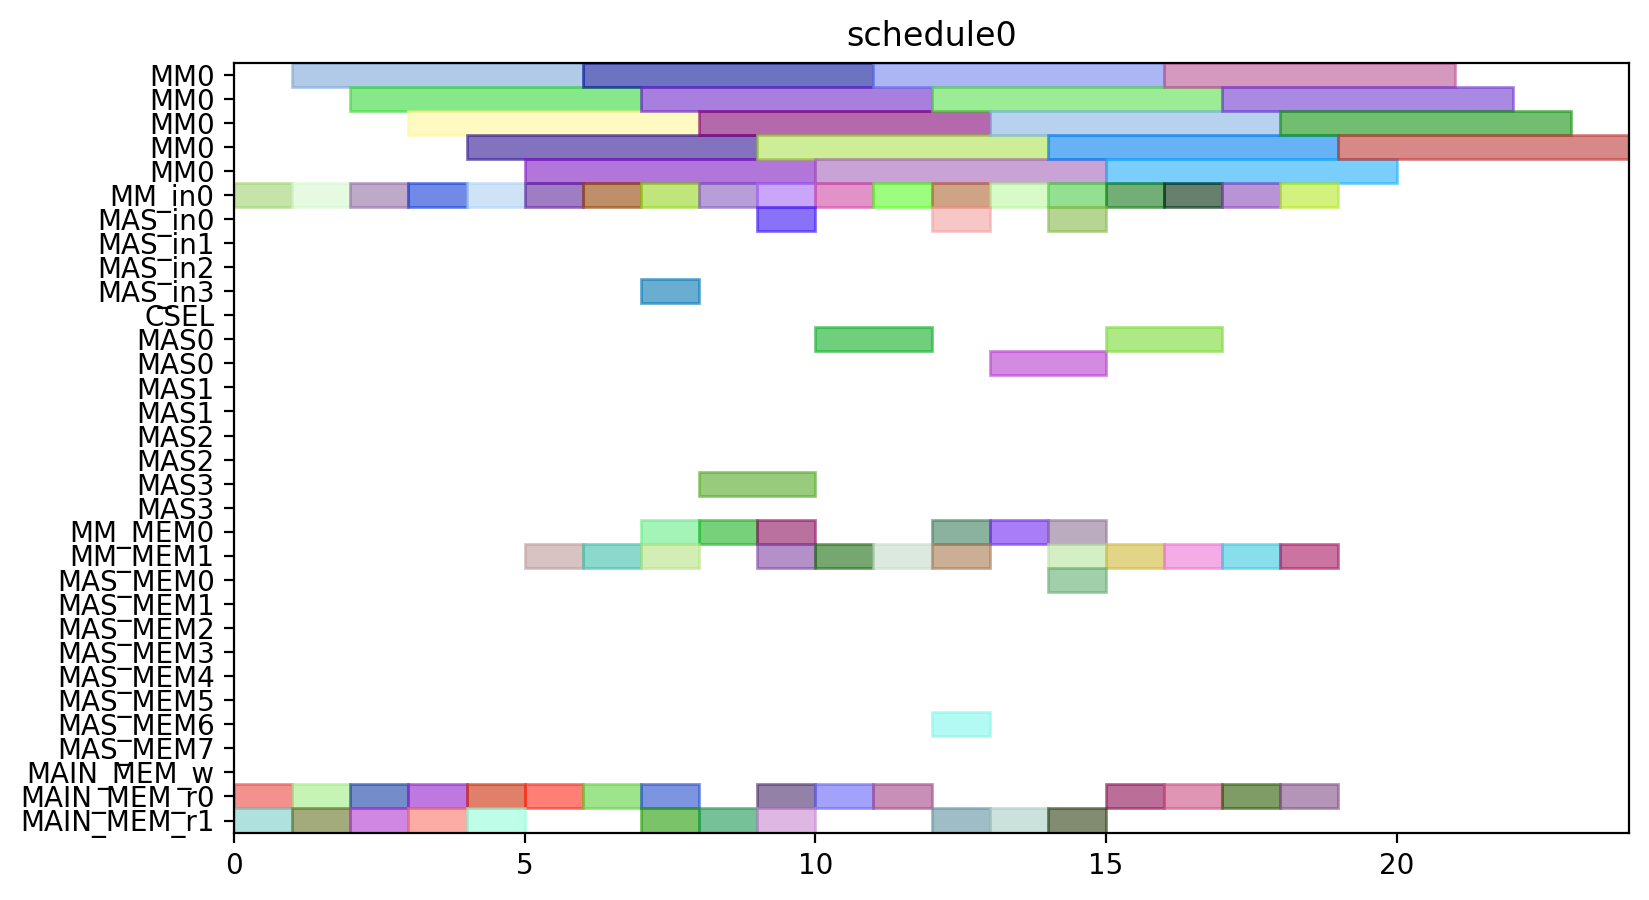

The Python source for this figure:
from pyschedule import Scenario, solvers, plotters, alt


def solve():
	horizon = 120
	S = Scenario("schedule0", horizon=horizon)

	# resource
	MM = S.Resources('MM', num=1, size=5)
	MM_in = S.Resources('MM_in', num=1)
	MAS_in = S.Resources('MAS_in', num=4)
	CSEL = S.Resource('CSEL')
	MAS = S.Resources('MAS', num=4, size=2, periods=range(1, horizon))
	MM_MEM = S.Resources('MM_MEM', num=2)
	MAS_MEM = S.Resources('MAS_MEM', num=8)
	MAIN_MEM_w = S.Resource('MAIN_MEM_w', size=1)
	MAIN_MEM_r = S.Resources('MAIN_MEM_r', num=2)

	# result of previous scheduling

	# new tasks
	Z_exp2 = S.Task('Z_exp2', length=5, delay_cost=1)
	Z_exp2 += alt(MM)
	Z_exp2_in = S.Task('Z_exp2_in', length=1, delay_cost=1)
	Z_exp2_in += alt(MM_in)
	S += Z_exp2_in*MM_in[0]<=Z_exp2*MM[0]
	Z_exp2_mem0 = S.Task('Z_exp2_mem0', length=1, delay_cost=1)
	Z_exp2_mem0 += MAIN_MEM_r[0]
	S += Z_exp2_mem0 <= Z_exp2

	Z_exp2_mem1 = S.Task('Z_exp2_mem1', length=1, delay_cost=1)
	Z_exp2_mem1 += MAIN_MEM_r[1]
	S += Z_exp2_mem1 <= Z_exp2

	NX0 = S.Task('NX0', length=5, delay_cost=1)
	NX0 += alt(MM)
	NX0_in = S.Task('NX0_in', length=1, delay_cost=1)
	NX0_in += alt(MM_in)
	S += NX0_in*MM_in[0]<=NX0*MM[0]
	NX0_mem0 = S.Task('NX0_mem0', length=1, delay_cost=1)
	NX0_mem0 += MAIN_MEM_r[0]
	S += NX0_mem0 <= NX0

	NX0_mem1 = S.Task('NX0_mem1', length=1, delay_cost=1)
	NX0_mem1 += MAIN_MEM_r[1]
	S += NX0_mem1 <= NX0

	k0_10_Z1 = S.Task('k0_10_Z1', length=5, delay_cost=1)
	k0_10_Z1 += alt(MM)
	k0_10_Z1_in = S.Task('k0_10_Z1_in', length=1, delay_cost=1)
	k0_10_Z1_in += alt(MM_in)
	S += k0_10_Z1_in*MM_in[0]<=k0_10_Z1*MM[0]
	k0_10_Z1_mem0 = S.Task('k0_10_Z1_mem0', length=1, delay_cost=1)
	k0_10_Z1_mem0 += MAIN_MEM_r[0]
	S += k0_10_Z1_mem0 <= k0_10_Z1

	k0_10_Z1_mem1 = S.Task('k0_10_Z1_mem1', length=1, delay_cost=1)
	k0_10_Z1_mem1 += MAIN_MEM_r[1]
	S += k0_10_Z1_mem1 <= k0_10_Z1

	DX0 = S.Task('DX0', length=5, delay_cost=1)
	DX0 += alt(MM)
	DX0_in = S.Task('DX0_in', length=1, delay_cost=1)
	DX0_in += alt(MM_in)
	S += DX0_in*MM_in[0]<=DX0*MM[0]
	DX0_mem0 = S.Task('DX0_mem0', length=1, delay_cost=1)
	DX0_mem0 += MAIN_MEM_r[0]
	S += DX0_mem0 <= DX0

	DX0_mem1 = S.Task('DX0_mem1', length=1, delay_cost=1)
	DX0_mem1 += MAIN_MEM_r[1]
	S += DX0_mem1 <= DX0

	NY0 = S.Task('NY0', length=5, delay_cost=1)
	NY0 += alt(MM)
	NY0_in = S.Task('NY0_in', length=1, delay_cost=1)
	NY0_in += alt(MM_in)
	S += NY0_in*MM_in[0]<=NY0*MM[0]
	NY0_mem0 = S.Task('NY0_mem0', length=1, delay_cost=1)
	NY0_mem0 += MAIN_MEM_r[0]
	S += NY0_mem0 <= NY0

	NY0_mem1 = S.Task('NY0_mem1', length=1, delay_cost=1)
	NY0_mem1 += MAIN_MEM_r[1]
	S += NY0_mem1 <= NY0

	k2_14_Z1 = S.Task('k2_14_Z1', length=5, delay_cost=1)
	k2_14_Z1 += alt(MM)
	k2_14_Z1_in = S.Task('k2_14_Z1_in', length=1, delay_cost=1)
	k2_14_Z1_in += alt(MM_in)
	S += k2_14_Z1_in*MM_in[0]<=k2_14_Z1*MM[0]
	k2_14_Z1_mem0 = S.Task('k2_14_Z1_mem0', length=1, delay_cost=1)
	k2_14_Z1_mem0 += MAIN_MEM_r[0]
	S += k2_14_Z1_mem0 <= k2_14_Z1

	k2_14_Z1_mem1 = S.Task('k2_14_Z1_mem1', length=1, delay_cost=1)
	k2_14_Z1_mem1 += MAIN_MEM_r[1]
	S += k2_14_Z1_mem1 <= k2_14_Z1

	DY0 = S.Task('DY0', length=5, delay_cost=1)
	DY0 += alt(MM)
	DY0_in = S.Task('DY0_in', length=1, delay_cost=1)
	DY0_in += alt(MM_in)
	S += DY0_in*MM_in[0]<=DY0*MM[0]
	DY0_mem0 = S.Task('DY0_mem0', length=1, delay_cost=1)
	DY0_mem0 += MAIN_MEM_r[0]
	S += DY0_mem0 <= DY0

	DY0_mem1 = S.Task('DY0_mem1', length=1, delay_cost=1)
	DY0_mem1 += MAIN_MEM_r[1]
	S += DY0_mem1 <= DY0

	Z_exp3 = S.Task('Z_exp3', length=5, delay_cost=1)
	Z_exp3 += alt(MM)
	Z_exp3_in = S.Task('Z_exp3_in', length=1, delay_cost=1)
	Z_exp3_in += alt(MM_in)
	S += Z_exp3_in*MM_in[0]<=Z_exp3*MM[0]
	Z_exp3_mem0 = S.Task('Z_exp3_mem0', length=1, delay_cost=1)
	Z_exp3_mem0 += alt(MM_MEM)
	S += (Z_exp2*MM[0])-1 < Z_exp3_mem0*MM_MEM[0]
	S += Z_exp3_mem0 <= Z_exp3

	Z_exp3_mem1 = S.Task('Z_exp3_mem1', length=1, delay_cost=1)
	Z_exp3_mem1 += MAIN_MEM_r[1]
	S += Z_exp3_mem1 <= Z_exp3

	NX1_ = S.Task('NX1_', length=2, delay_cost=1)
	NX1_ += alt(MAS)
	NX1__in = S.Task('NX1__in', length=1, delay_cost=1)
	NX1__in += alt(MAS_in)
	S += NX1__in*MAS_in[0]<=NX1_*MAS[0]

	S += NX1__in*MAS_in[1]<=NX1_*MAS[1]

	S += NX1__in*MAS_in[2]<=NX1_*MAS[2]

	S += NX1__in*MAS_in[3]<=NX1_*MAS[3]

	NX1__mem0 = S.Task('NX1__mem0', length=1, delay_cost=1)
	NX1__mem0 += alt(MM_MEM)
	S += (NX0*MM[0])-1 < NX1__mem0*MM_MEM[0]
	S += NX1__mem0 <= NX1_

	NX1__mem1 = S.Task('NX1__mem1', length=1, delay_cost=1)
	NX1__mem1 += alt(MM_MEM)
	S += (k0_10_Z1*MM[0])-1 < NX1__mem1*MM_MEM[1]
	S += NX1__mem1 <= NX1_

	k0_9_Z2 = S.Task('k0_9_Z2', length=5, delay_cost=1)
	k0_9_Z2 += alt(MM)
	k0_9_Z2_in = S.Task('k0_9_Z2_in', length=1, delay_cost=1)
	k0_9_Z2_in += alt(MM_in)
	S += k0_9_Z2_in*MM_in[0]<=k0_9_Z2*MM[0]
	k0_9_Z2_mem0 = S.Task('k0_9_Z2_mem0', length=1, delay_cost=1)
	k0_9_Z2_mem0 += MAIN_MEM_r[0]
	S += k0_9_Z2_mem0 <= k0_9_Z2

	k0_9_Z2_mem1 = S.Task('k0_9_Z2_mem1', length=1, delay_cost=1)
	k0_9_Z2_mem1 += alt(MM_MEM)
	S += (Z_exp2*MM[0])-1 < k0_9_Z2_mem1*MM_MEM[1]
	S += k0_9_Z2_mem1 <= k0_9_Z2

	k1_9_Z2 = S.Task('k1_9_Z2', length=5, delay_cost=1)
	k1_9_Z2 += alt(MM)
	k1_9_Z2_in = S.Task('k1_9_Z2_in', length=1, delay_cost=1)
	k1_9_Z2_in += alt(MM_in)
	S += k1_9_Z2_in*MM_in[0]<=k1_9_Z2*MM[0]
	k1_9_Z2_mem0 = S.Task('k1_9_Z2_mem0', length=1, delay_cost=1)
	k1_9_Z2_mem0 += MAIN_MEM_r[0]
	S += k1_9_Z2_mem0 <= k1_9_Z2

	k1_9_Z2_mem1 = S.Task('k1_9_Z2_mem1', length=1, delay_cost=1)
	k1_9_Z2_mem1 += alt(MM_MEM)
	S += (Z_exp2*MM[0])-1 < k1_9_Z2_mem1*MM_MEM[1]
	S += k1_9_Z2_mem1 <= k1_9_Z2

	NY1_ = S.Task('NY1_', length=2, delay_cost=1)
	NY1_ += alt(MAS)
	NY1__in = S.Task('NY1__in', length=1, delay_cost=1)
	NY1__in += alt(MAS_in)
	S += NY1__in*MAS_in[0]<=NY1_*MAS[0]

	S += NY1__in*MAS_in[1]<=NY1_*MAS[1]

	S += NY1__in*MAS_in[2]<=NY1_*MAS[2]

	S += NY1__in*MAS_in[3]<=NY1_*MAS[3]

	NY1__mem0 = S.Task('NY1__mem0', length=1, delay_cost=1)
	NY1__mem0 += alt(MM_MEM)
	S += (NY0*MM[0])-1 < NY1__mem0*MM_MEM[0]
	S += NY1__mem0 <= NY1_

	NY1__mem1 = S.Task('NY1__mem1', length=1, delay_cost=1)
	NY1__mem1 += alt(MM_MEM)
	S += (k2_14_Z1*MM[0])-1 < NY1__mem1*MM_MEM[1]
	S += NY1__mem1 <= NY1_

	k2_13_Z2 = S.Task('k2_13_Z2', length=5, delay_cost=1)
	k2_13_Z2 += alt(MM)
	k2_13_Z2_in = S.Task('k2_13_Z2_in', length=1, delay_cost=1)
	k2_13_Z2_in += alt(MM_in)
	S += k2_13_Z2_in*MM_in[0]<=k2_13_Z2*MM[0]
	k2_13_Z2_mem0 = S.Task('k2_13_Z2_mem0', length=1, delay_cost=1)
	k2_13_Z2_mem0 += MAIN_MEM_r[0]
	S += k2_13_Z2_mem0 <= k2_13_Z2

	k2_13_Z2_mem1 = S.Task('k2_13_Z2_mem1', length=1, delay_cost=1)
	k2_13_Z2_mem1 += alt(MM_MEM)
	S += (Z_exp2*MM[0])-1 < k2_13_Z2_mem1*MM_MEM[1]
	S += k2_13_Z2_mem1 <= k2_13_Z2

	k3_14_Z2 = S.Task('k3_14_Z2', length=5, delay_cost=1)
	k3_14_Z2 += alt(MM)
	k3_14_Z2_in = S.Task('k3_14_Z2_in', length=1, delay_cost=1)
	k3_14_Z2_in += alt(MM_in)
	S += k3_14_Z2_in*MM_in[0]<=k3_14_Z2*MM[0]
	k3_14_Z2_mem0 = S.Task('k3_14_Z2_mem0', length=1, delay_cost=1)
	k3_14_Z2_mem0 += MAIN_MEM_r[0]
	S += k3_14_Z2_mem0 <= k3_14_Z2

	k3_14_Z2_mem1 = S.Task('k3_14_Z2_mem1', length=1, delay_cost=1)
	k3_14_Z2_mem1 += alt(MM_MEM)
	S += (Z_exp2*MM[0])-1 < k3_14_Z2_mem1*MM_MEM[1]
	S += k3_14_Z2_mem1 <= k3_14_Z2

	Z_exp4 = S.Task('Z_exp4', length=5, delay_cost=1)
	Z_exp4 += alt(MM)
	Z_exp4_in = S.Task('Z_exp4_in', length=1, delay_cost=1)
	Z_exp4_in += alt(MM_in)
	S += Z_exp4_in*MM_in[0]<=Z_exp4*MM[0]
	Z_exp4_mem0 = S.Task('Z_exp4_mem0', length=1, delay_cost=1)
	Z_exp4_mem0 += alt(MM_MEM)
	S += (Z_exp3*MM[0])-1 < Z_exp4_mem0*MM_MEM[0]
	S += Z_exp4_mem0 <= Z_exp4

	Z_exp4_mem1 = S.Task('Z_exp4_mem1', length=1, delay_cost=1)
	Z_exp4_mem1 += MAIN_MEM_r[1]
	S += Z_exp4_mem1 <= Z_exp4

	NX1 = S.Task('NX1', length=5, delay_cost=1)
	NX1 += alt(MM)
	NX1_in = S.Task('NX1_in', length=1, delay_cost=1)
	NX1_in += alt(MM_in)
	S += NX1_in*MM_in[0]<=NX1*MM[0]
	NX1_mem0 = S.Task('NX1_mem0', length=1, delay_cost=1)
	NX1_mem0 += alt(MAS_MEM)
	S += (NX1_*MAS[0])-1 < NX1_mem0*MAS_MEM[0]
	S += (NX1_*MAS[1])-1 < NX1_mem0*MAS_MEM[2]
	S += (NX1_*MAS[2])-1 < NX1_mem0*MAS_MEM[4]
	S += (NX1_*MAS[3])-1 < NX1_mem0*MAS_MEM[6]
	S += NX1_mem0 <= NX1

	NX1_mem1 = S.Task('NX1_mem1', length=1, delay_cost=1)
	NX1_mem1 += MAIN_MEM_r[1]
	S += NX1_mem1 <= NX1

	k0_8_Z3 = S.Task('k0_8_Z3', length=5, delay_cost=1)
	k0_8_Z3 += alt(MM)
	k0_8_Z3_in = S.Task('k0_8_Z3_in', length=1, delay_cost=1)
	k0_8_Z3_in += alt(MM_in)
	S += k0_8_Z3_in*MM_in[0]<=k0_8_Z3*MM[0]
	k0_8_Z3_mem0 = S.Task('k0_8_Z3_mem0', length=1, delay_cost=1)
	k0_8_Z3_mem0 += MAIN_MEM_r[0]
	S += k0_8_Z3_mem0 <= k0_8_Z3

	k0_8_Z3_mem1 = S.Task('k0_8_Z3_mem1', length=1, delay_cost=1)
	k0_8_Z3_mem1 += alt(MM_MEM)
	S += (Z_exp3*MM[0])-1 < k0_8_Z3_mem1*MM_MEM[1]
	S += k0_8_Z3_mem1 <= k0_8_Z3

	DX1_ = S.Task('DX1_', length=2, delay_cost=1)
	DX1_ += alt(MAS)
	DX1__in = S.Task('DX1__in', length=1, delay_cost=1)
	DX1__in += alt(MAS_in)
	S += DX1__in*MAS_in[0]<=DX1_*MAS[0]

	S += DX1__in*MAS_in[1]<=DX1_*MAS[1]

	S += DX1__in*MAS_in[2]<=DX1_*MAS[2]

	S += DX1__in*MAS_in[3]<=DX1_*MAS[3]

	DX1__mem0 = S.Task('DX1__mem0', length=1, delay_cost=1)
	DX1__mem0 += alt(MM_MEM)
	S += (DX0*MM[0])-1 < DX1__mem0*MM_MEM[0]
	S += DX1__mem0 <= DX1_

	DX1__mem1 = S.Task('DX1__mem1', length=1, delay_cost=1)
	DX1__mem1 += alt(MM_MEM)
	S += (k1_9_Z2*MM[0])-1 < DX1__mem1*MM_MEM[1]
	S += DX1__mem1 <= DX1_

	k1_8_Z3 = S.Task('k1_8_Z3', length=5, delay_cost=1)
	k1_8_Z3 += alt(MM)
	k1_8_Z3_in = S.Task('k1_8_Z3_in', length=1, delay_cost=1)
	k1_8_Z3_in += alt(MM_in)
	S += k1_8_Z3_in*MM_in[0]<=k1_8_Z3*MM[0]
	k1_8_Z3_mem0 = S.Task('k1_8_Z3_mem0', length=1, delay_cost=1)
	k1_8_Z3_mem0 += MAIN_MEM_r[0]
	S += k1_8_Z3_mem0 <= k1_8_Z3

	k1_8_Z3_mem1 = S.Task('k1_8_Z3_mem1', length=1, delay_cost=1)
	k1_8_Z3_mem1 += alt(MM_MEM)
	S += (Z_exp3*MM[0])-1 < k1_8_Z3_mem1*MM_MEM[1]
	S += k1_8_Z3_mem1 <= k1_8_Z3

	NY1 = S.Task('NY1', length=5, delay_cost=1)
	NY1 += alt(MM)
	NY1_in = S.Task('NY1_in', length=1, delay_cost=1)
	NY1_in += alt(MM_in)
	S += NY1_in*MM_in[0]<=NY1*MM[0]
	NY1_mem0 = S.Task('NY1_mem0', length=1, delay_cost=1)
	NY1_mem0 += alt(MAS_MEM)
	S += (NY1_*MAS[0])-1 < NY1_mem0*MAS_MEM[0]
	S += (NY1_*MAS[1])-1 < NY1_mem0*MAS_MEM[2]
	S += (NY1_*MAS[2])-1 < NY1_mem0*MAS_MEM[4]
	S += (NY1_*MAS[3])-1 < NY1_mem0*MAS_MEM[6]
	S += NY1_mem0 <= NY1

	NY1_mem1 = S.Task('NY1_mem1', length=1, delay_cost=1)
	NY1_mem1 += MAIN_MEM_r[1]
	S += NY1_mem1 <= NY1

	k2_12_Z3 = S.Task('k2_12_Z3', length=5, delay_cost=1)
	k2_12_Z3 += alt(MM)
	k2_12_Z3_in = S.Task('k2_12_Z3_in', length=1, delay_cost=1)
	k2_12_Z3_in += alt(MM_in)
	S += k2_12_Z3_in*MM_in[0]<=k2_12_Z3*MM[0]
	k2_12_Z3_mem0 = S.Task('k2_12_Z3_mem0', length=1, delay_cost=1)
	k2_12_Z3_mem0 += MAIN_MEM_r[0]
	S += k2_12_Z3_mem0 <= k2_12_Z3

	k2_12_Z3_mem1 = S.Task('k2_12_Z3_mem1', length=1, delay_cost=1)
	k2_12_Z3_mem1 += alt(MM_MEM)
	S += (Z_exp3*MM[0])-1 < k2_12_Z3_mem1*MM_MEM[1]
	S += k2_12_Z3_mem1 <= k2_12_Z3

	DY1_ = S.Task('DY1_', length=2, delay_cost=1)
	DY1_ += alt(MAS)
	DY1__in = S.Task('DY1__in', length=1, delay_cost=1)
	DY1__in += alt(MAS_in)
	S += DY1__in*MAS_in[0]<=DY1_*MAS[0]

	S += DY1__in*MAS_in[1]<=DY1_*MAS[1]

	S += DY1__in*MAS_in[2]<=DY1_*MAS[2]

	S += DY1__in*MAS_in[3]<=DY1_*MAS[3]

	DY1__mem0 = S.Task('DY1__mem0', length=1, delay_cost=1)
	DY1__mem0 += alt(MM_MEM)
	S += (DY0*MM[0])-1 < DY1__mem0*MM_MEM[0]
	S += DY1__mem0 <= DY1_

	DY1__mem1 = S.Task('DY1__mem1', length=1, delay_cost=1)
	DY1__mem1 += alt(MM_MEM)
	S += (k3_14_Z2*MM[0])-1 < DY1__mem1*MM_MEM[1]
	S += DY1__mem1 <= DY1_

	k3_13_Z3 = S.Task('k3_13_Z3', length=5, delay_cost=1)
	k3_13_Z3 += alt(MM)
	k3_13_Z3_in = S.Task('k3_13_Z3_in', length=1, delay_cost=1)
	k3_13_Z3_in += alt(MM_in)
	S += k3_13_Z3_in*MM_in[0]<=k3_13_Z3*MM[0]
	k3_13_Z3_mem0 = S.Task('k3_13_Z3_mem0', length=1, delay_cost=1)
	k3_13_Z3_mem0 += MAIN_MEM_r[0]
	S += k3_13_Z3_mem0 <= k3_13_Z3

	k3_13_Z3_mem1 = S.Task('k3_13_Z3_mem1', length=1, delay_cost=1)
	k3_13_Z3_mem1 += alt(MM_MEM)
	S += (Z_exp3*MM[0])-1 < k3_13_Z3_mem1*MM_MEM[1]
	S += k3_13_Z3_mem1 <= k3_13_Z3

	solvers.mip.solve(S,msg=1,kind='CPLEX',ratio_gap=1.01)

	solution = [['hoge']*len(S.solution()[1]) for i in range(len(S.solution()))]
	for i in range(len(S.solution())):
		for j in range(len(S.solution()[i])):
			solution[i][j]=str(S.solution()[i][j])
	print(solution)

	cycles = int(solution[-1][3])

	pic_file_name = "/home/mfukuda/ABE/multiRAM_multiMAS_16mux/scheduling_result/stage5MM1_stage2MAS4/ISOGENY/schedule0.png"
	if(S.solution() != []):
		plotters.matplotlib.plot(S,img_filename=pic_file_name, show_task_labels=False, fig_size=(cycles*0.25+3, 5))

	return solution
